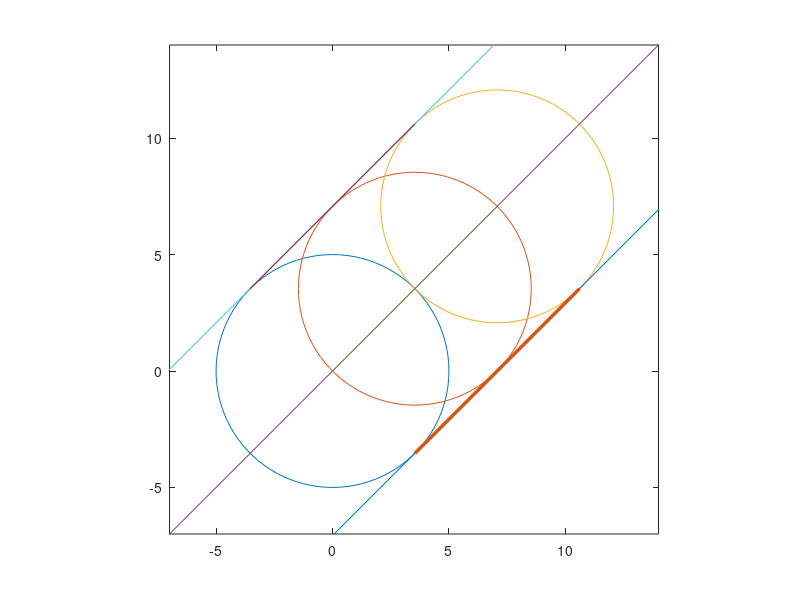

Write the MATLAB code that produced this figure.
close all
clear all
clc
%%
t = 0 : pi/50 : 2*pi;

cx1 = 5*sin(t);
cy1 = 5*cos(t);

cx2 = 5*cos(pi/4) + 5*sin(t);
cy2 = 5*cos(pi/4) + 5*cos(t);

cx3 = 10*cos(pi/4) + 5*sin(t);
cy3 = 10*cos(pi/4) + 5*cos(t);

l1 = -7.5 : 1 : 15;

l1_alternative = [0 10*cos(pi/4)];

lx2 = [-20*cos(pi/4) 20*cos(pi/4)];
ly2 = [-10*cos(pi/4) 30*cos(pi/4)];

lx2_alternative = [-5*cos(pi/4) 5*cos(pi/4)];
ly2_alternative = [5*cos(pi/4) 15*cos(pi/4)];

lx3 = [-10*cos(pi/4) 30*cos(pi/4)];
ly3 = [-20*cos(pi/4) 20*cos(pi/4)];

lx3_alternative = [5*cos(pi/4) 15*cos(pi/4)];
ly3_alternative = [-5*cos(pi/4) 5*cos(pi/4)];

plot(cx1,cy1,cx2,cy2,cx3,cy3,...
    l1,l1,l1_alternative,l1_alternative,...
    lx2,ly2,lx2_alternative,ly2_alternative,...
    lx3,ly3,lx3_alternative,ly3_alternative,...
    'linewidth',2.5)

axis equal
axis([-7 14 -7 14])